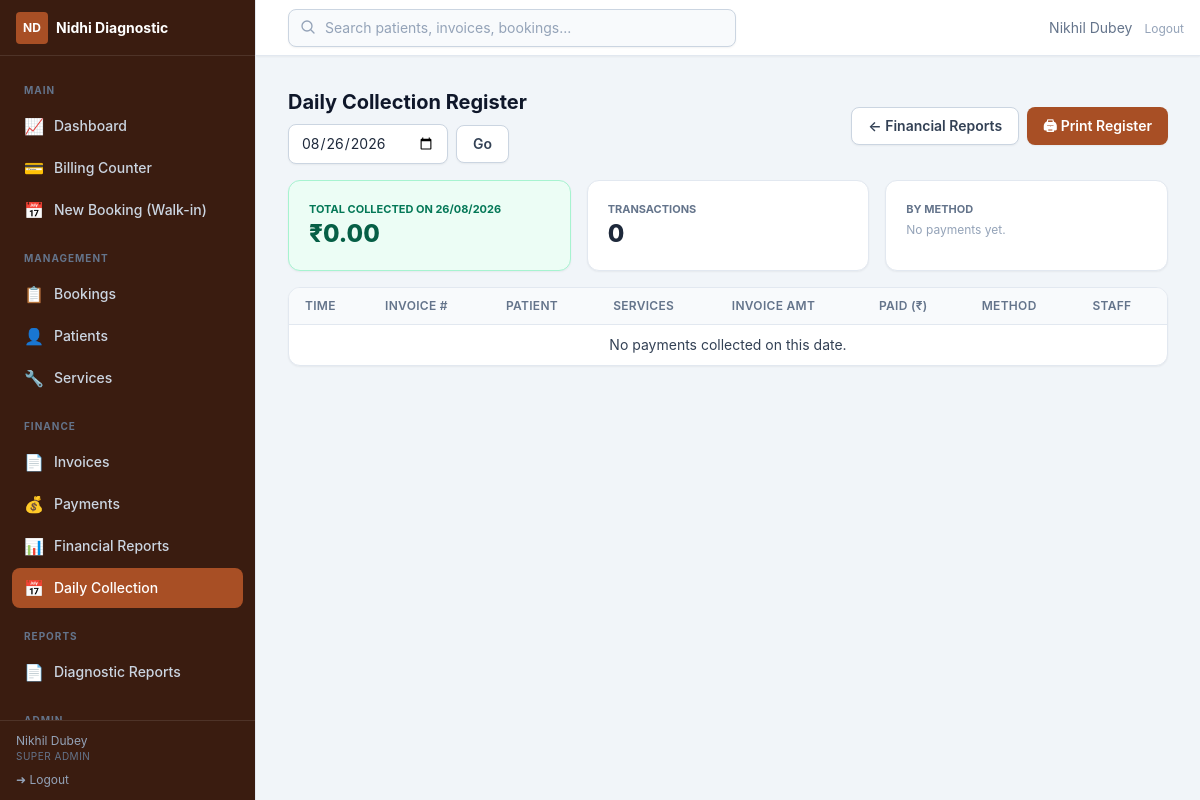
/admin/reports/financial/daily-collection (signed in), run on the app's committed database.
### app/utils/helpers.py (models this page shows, shortened)
class Setting(db.Model):
    __tablename__ = "settings"
    key = db.Column(db.String(64), primary_key=True)
    value = db.Column(db.Text, nullable=False, default="")
    updated_at = db.Column(
        db.DateTime, default=lambda: datetime.now(timezone.utc).replace(tzinfo=None),
        onupdate=lambda: datetime.now(timezone.utc).replace(tzinfo=None),
    )
    updated_by = db.Column(db.Integer, db.ForeignKey("users.id", ondelete="SET NULL"))

### app/models/user.py (models this page shows, shortened)
class TimestampMixin:
    created_at = db.Column(db.DateTime, default=utcnow, nullable=False)
    updated_at = db.Column(db.DateTime, default=utcnow, onupdate=utcnow)

class User(db.Model, TimestampMixin, UserMixin):
    __tablename__ = "users"
    id = db.Column(db.Integer, primary_key=True)
    username = db.Column(db.String(64), unique=True, nullable=False, index=True)
    email = db.Column(db.String(254), unique=True)
    full_name = db.Column(db.String(128), nullable=False)
    password_hash = db.Column(db.String(256), nullable=False)
    role_id = db.Column(db.Integer, db.ForeignKey("roles.id"), nullable=False)
    is_active = db.Column(db.Boolean, default=True, nullable=False)
    last_login_at = db.Column(db.DateTime)
    role = db.relationship("Role", lazy="selectin")
    def has_permission(self, *codes) -> bool:
        if not self.role:
            return False
        if self.role.name == "super_admin":
            return True
        return bool(set(codes) & self.role.codes)

class Role(db.Model):
    __tablename__ = "roles"
    id = db.Column(db.Integer, primary_key=True)
    name = db.Column(db.String(32), unique=True, nullable=False, index=True)
    label = db.Column(db.String(64))
    permissions = db.relationship(
        "Permission", secondary="role_permissions", back_populates="roles",
        lazy="selectin",
    )

### app/admin/finreports.py (the view)
@finreports_bp.route("/daily-collection")
@login_required
@permission_required("finreports.view")
def daily_collection():
    d_raw = request.args.get("date")
    try:
        day = date.fromisoformat(d_raw) if d_raw else date.today()
    except ValueError:
        day = date.today()
    s_dt, e_dt = _bounds(day, day)
    rows = (
        db.session.query(
            Payment, Invoice, Patient,
        )
        .join(Invoice, Payment.invoice_id == Invoice.id)
        .join(Patient, Invoice.patient_id == Patient.id)
        .filter(Payment.paid_at.between(s_dt, e_dt))
        .order_by(Payment.paid_at)
        .all()
    )
    total = sum(float(p.amount) for p, _, _ in rows)
    by_method = {}
    from app.models.billing import PAYMENT_METHODS
    method_names = dict(PAYMENT_METHODS)
    for p, _, _ in rows:
        label = method_names.get(p.method, p.method.title())
        by_method[label] = by_method.get(label, 0) + float(p.amount)
    staff_names = {}
    from app.models.user import User
    user_ids = {p.received_by_id for p, _, _ in rows if p.received_by_id}
    for u in User.query.filter(User.id.in_(user_ids)).all() if user_ids else []:
        staff_names[u.id] = u.full_name or u.username
    entries = [{
        "invoice_id": inv.id,
        "time": p.paid_at.strftime("%I:%M %p"),
        "invoice": inv.invoice_code,
        "patient": pat.full_name,
        "patient_code": pat.patient_code,
        "services": ", ".join(it.service_name_snapshot for it in inv.items[:3]) +
                    ("\u2026" if len(inv.items) > 3 else ""),
        "invoice_amount": float(inv.grand_total),
        "paid_amount": float(p.amount),
        "method": method_names.get(p.method, p.method.title()),
        "staff": staff_names.get(p.received_by_id, "\u2014"),
    } for p, inv, pat in rows]
    return render_template("admin/finreports/daily_collection.html",
                           day=day, entries=entries, total=total,
                           by_method=by_method)

### app/admin/finreports.py (called while the page is built)
def _bounds(start: date, end: date):
    s = datetime(start.year, start.month, start.day)
    e = datetime(end.year, end.month, end.day) + timedelta(days=1)
    return s, e

### app/models/user.py (called while the page is built)
@login_manager.user_loader
def load_user(user_id):
    return db.session.get(User, int(user_id))

### app/utils/helpers.py (called while the page is built)
def get_setting(key, default=""):
    row = db.session.get(Setting, key)
    if row is not None:
        return row.value
    return SETTING_DEFAULTS.get(key, default)

def inr(amount) -> str:
    try:
        amount = float(amount or 0)
    except (TypeError, ValueError):
        amount = 0.0
    s = f"{amount:,.2f}"
    return f"\u20b9{s}"

def fmt_date(d):
    if isinstance(d, datetime):
        d = d.date()
    if isinstance(d, date):
        return d.strftime("%d/%m/%Y")
    return ""

def permission_required(*permissions):
    def decorator(view):
        @wraps(view)
        def wrapped(*args, **kwargs):
            if not current_user.is_authenticated:
                return redirect(url_for("auth.login", next=request.url))
            if not current_user.has_permission(*permissions):
                abort(403)
            return view(*args, **kwargs)
        return wrapped
    return decorator

### app/templates/admin/finreports/daily_collection.html (shortened to what this page needs)
{% extends "admin/base.html" %}
{% block content %}
<div class="flex flex-wrap items-center justify-between gap-3">
  <div>
    <h1 class="text-xl font-bold text-slate-900">Daily Collection Register</h1>
    <form method="get" class="mt-2 flex items-center gap-2">
      <input type="date" name="date" value="{{ day.isoformat() }}" class="input w-40 text-sm">
      <button class="btn-secondary text-sm">Go</button>
    </form>
  </div>
  <div class="flex gap-2">
    <a href="{{ url_for('finreports.index') }}" class="btn-secondary text-sm">&larr; Financial Reports</a>
    <button onclick="window.print()" class="btn-primary text-sm no-print">&#128424; Print Register</button>
  </div>
</div>
<div class="mt-4 grid gap-4 sm:grid-cols-3">
  <div class="card p-5 bg-emerald-50 border-emerald-200">
    <p class="text-[11px] font-bold uppercase text-emerald-700">Total Collected on {{ fmt_date(day) }}</p>
    <p class="text-2xl font-extrabold text-emerald-800">{{ inr(total) }}</p>
  </div>
  <div class="card p-5">
    <p class="text-[11px] font-bold uppercase text-slate-500">Transactions</p>
    <p class="text-2xl font-extrabold">{{ entries|length }}</p>
  </div>
  <div class="card p-5">
    <p class="text-[11px] font-bold uppercase text-slate-500">By Method</p>
    <ul class="mt-1 space-y-0.5 text-sm">
      {% for method, amt in by_method.items() %}
      <li class="flex justify-between"><span>{{ method }}</span><span class="font-mono">{{ inr(amt) }}</span></li>
      {% else %}<li class="text-xs text-slate-400">No payments yet.</li>{% endfor %}
    </ul>
  </div>
</div>
<div class="card mt-4 overflow-hidden" id="print-area">
  <div class="overflow-x-auto">
    <table class="table-base table-responsive">
      <thead><tr><th>Time</th><th>Invoice #</th><th>Patient</th><th>Services</th><th>Invoice Amt</th><th>Paid (₹)</th><th>Method</th><th>Staff</th></tr></thead>
      <tbody>
        {% for e in entries %}
        <tr class="hover:bg-slate-50 cursor-pointer" {% if e.invoice_id %}onclick="window.location='{{ url_for('invoices.view', invoice_id=e.invoice_id) }}'"{% endif %}>
          <td data-label="Time" class="whitespace-nowrap text-xs">{{ e.time }}</td>
          <td data-label="Invoice #" class="font-mono text-xs">{{ e.invoice }}</td>
          <td data-label="Patient">{{ e.patient }}<span class="block text-[11px] text-slate-400">{{ e.patient_code }}</span></td>
          <td data-label="Services" class="max-w-48 truncate text-xs text-slate-500" title="{{ e.services }}">{{ e.services or '—' }}</td>
          <td data-label="Invoice Amt">{{ inr(e.invoice_amount) }}</td>
          <td data-label="Paid" class="font-semibold text-emerald-700">{{ inr(e.paid_amount) }}</td>
          <td data-label="Method"><span class="badge bg-slate-100 text-slate-600">{{ e.method }}</span></td>
          <td data-label="Staff" class="text-xs">{{ e.staff }}</td>
        </tr>
        {% else %}
        <tr><td colspan="8" class="px-4 py-8 text-center text-sm text-slate-400">No payments collected on this date.</td></tr>
        {% endfor %}
      </tbody>
    </table>
  </div>
</div>
{% endblock %}

### app/templates/admin/base.html (shortened to what this page needs)
{% extends "base.html" %}
{% block body %}
<div class="flex h-screen bg-slate-100" x-data="{ sidebar: window.innerWidth >= 1024 }"
     @resize.window="sidebar = window.innerWidth >= 1024"
     @keydown.escape.window="if (window.innerWidth < 1024) sidebar = false">
  <aside class="fixed inset-y-0 left-0 z-30 flex w-64 flex-col border-r border-slate-200 bg-brand-950 text-slate-200 transition-transform duration-300 ease-in-out lg:translate-x-0"
         :class="sidebar ? 'translate-x-0' : '-translate-x-full'">
    <div class="flex h-14 items-center justify-between gap-2 border-b border-white/10 px-4">
      <div class="flex min-w-0 items-center gap-2">
        <span class="flex h-8 w-8 flex-none items-center justify-center rounded bg-brand-700 text-xs font-bold text-white">ND</span>
        <span class="truncate text-sm font-bold text-white">{{ center_name() }}</span>
      </div>
    </div>
    <nav class="flex-1 space-y-0.5 overflow-y-auto p-3 text-sm">
      {% macro nav_item(href, label, icon, perm='dashboard.view') -%}
        {% if current_user.has_permission(perm) %}
        <a href="{{ href }}" @click="if (window.innerWidth < 1024) sidebar = false" class="flex items-center gap-2.5 rounded-lg px-3 py-2 font-medium transition
          {% if request.path.rstrip('/') == href.rstrip('/') %}bg-brand-700 text-white{% else %}text-slate-300 hover:bg-white/5 hover:text-white{% endif %}">
          <span class="text-base">{{ icon | safe }}</span>{{ label }}
        </a>
        {% endif %}
      {%- endmacro %}
      <p class="px-3 pt-3 pb-1 text-[10px] font-bold uppercase tracking-widest text-slate-500">Main</p>
      {{ nav_item(url_for('admin_dash.dashboard'), 'Dashboard', '&#128200;') }}
      {{ nav_item(url_for('billing.counter'), 'Billing Counter', '&#128179;', 'billing.manage') }}
      {{ nav_item(url_for('bookings.create'), 'New Booking (Walk-in)', '&#128197;', 'bookings.manage') }}
      <p class="px-3 pt-4 pb-1 text-[10px] font-bold uppercase tracking-widest text-slate-500">Management</p>
      {{ nav_item(url_for('bookings.index'), 'Bookings', '&#128203;', 'bookings.manage') }}
      {{ nav_item(url_for('patients.index'), 'Patients', '&#128100;', 'patients.manage') }}
      {{ nav_item(url_for('services.index'), 'Services', '&#128295;', 'services.manage') }}
      <p class="px-3 pt-4 pb-1 text-[10px] font-bold uppercase tracking-widest text-slate-500">Finance</p>
      {{ nav_item(url_for('invoices.index'), 'Invoices', '&#128196;', 'billing.manage') }}
      {{ nav_item(url_for('payments.index'), 'Payments', '&#128176;', 'payments.manage') }}
      {{ nav_item(url_for('finreports.index'), 'Financial Reports', '&#128202;', 'finreports.view') }}
      {{ nav_item(url_for('finreports.daily_collection'), 'Daily Collection', '&#128197;', 'finreports.view') }}
      <p class="px-3 pt-4 pb-1 text-[10px] font-bold uppercase tracking-widest text-slate-500">Reports</p>
      {{ nav_item(url_for('reports.index'), 'Diagnostic Reports', '&#128196;', 'reports.manage') }}
      <p class="px-3 pt-4 pb-1 text-[10px] font-bold uppercase tracking-widest text-slate-500">Admin</p>
    </nav>
    <div class="border-t border-white/10 px-4 py-3">
      <div class="text-xs text-slate-400 truncate">{{ current_user.full_name }}</div>
      <div class="text-[10px] uppercase tracking-wider text-slate-500">{{ current_user.role.label if current_user.role else current_user.role_name }}</div>
      <a href="{{ url_for('auth.logout') }}" class="mt-2 flex items-center gap-1.5 text-xs text-slate-400 hover:text-white">
        &#10140; Logout
      </a>
    </div>
  </aside>
  <div class="flex flex-1 flex-col pl-0 lg:pl-64">
    <header class="sticky top-0 z-20 flex h-14 items-center justify-between border-b border-slate-200 bg-white px-4 shadow-sm">
      <div class="relative ml-4 hidden max-w-md flex-1 sm:block" x-data="globalSearch()">
        <input type="text" x-model="q" @input.debounce.350ms="doSearch()"
               placeholder="Search patients, invoices, bookings..." class="input w-full bg-slate-50 pl-9" />
        <svg class="absolute left-3 top-2.5 h-4 w-4 text-slate-400" fill="none" stroke="currentColor" stroke-width="2" viewBox="0 0 24 24"><path stroke-linecap="round" stroke-linejoin="round" d="M21 21l-5.197-5.197m0 0A7.5 7.5 0 105.196 5.196a7.5 7.5 0 0010.607 10.607z"/></svg>
      </div>
      <div class="flex items-center gap-3 text-sm">
        <span class="hidden text-slate-500 md:inline">{{ current_user.full_name }}</span>
        <form method="post" action="{{ url_for('auth.logout') }}">
          <button type="submit" class="text-xs text-slate-400 hover:text-red-600">Logout</button>
        </form>
      </div>
    </header>
    <div class="flex-1 overflow-y-auto p-4 sm:p-6 lg:p-8">
      {% block content %}{% endblock %}
    </div>
  </div>
</div>
{% endblock %}

### data on the page
Setting: value "Nidhi Diagnostic"
User: full_name "Nikhil Dubey"
Role: role "SUPER ADMIN"

### other printed values
{{ icon | safe }} "📈 💳 📅 📋 👤 🔧 📄 💰 📊 📅 📄"
{{ label }} "Dashboard Billing Counter New Booking (Walk-in) Bookings Patients Services Invoices Payments Financial Reports Daily Collection Diagnostic Reports"
{{ fmt_date(day) }} "26/08/2026"
{{ inr(total) }} "₹0.00"
{{ entries|length }} "0"
